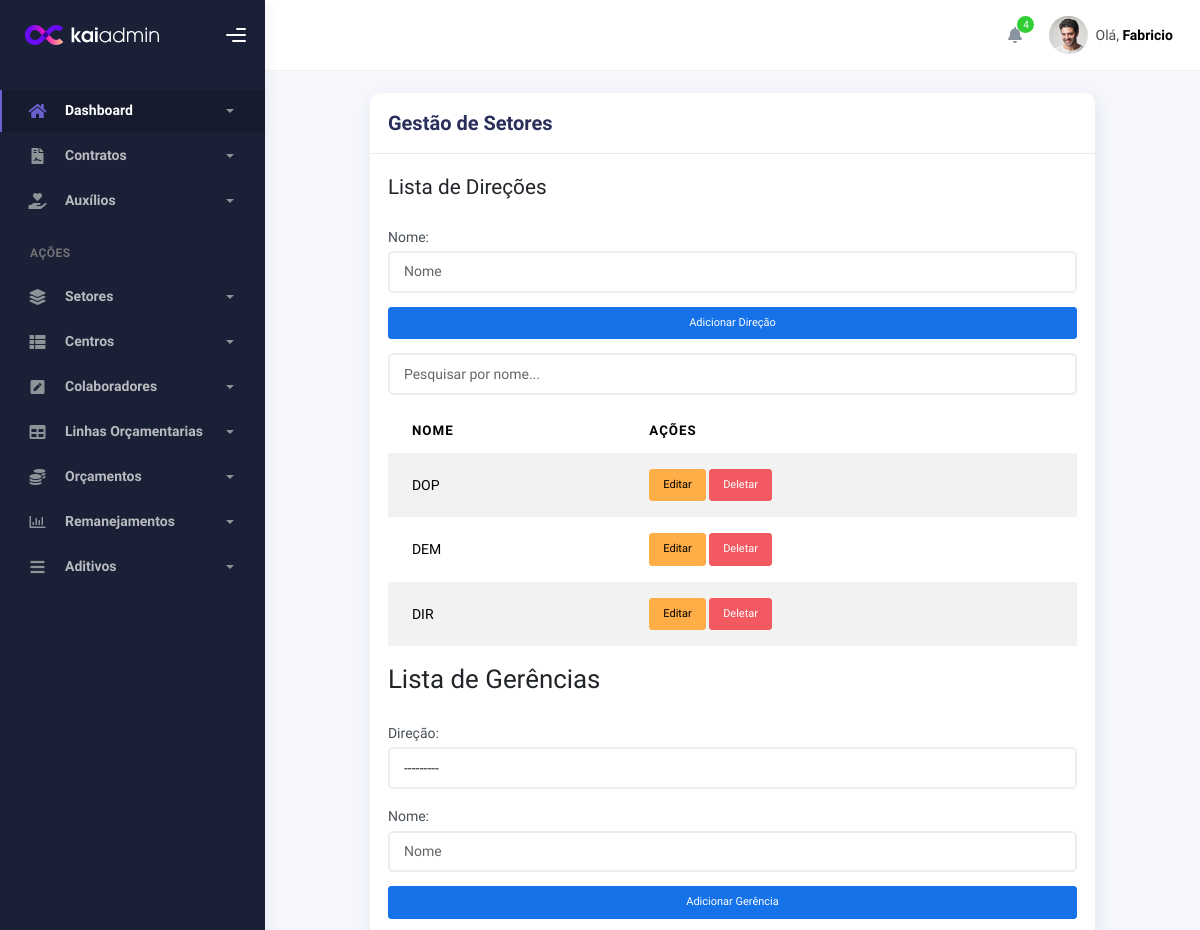
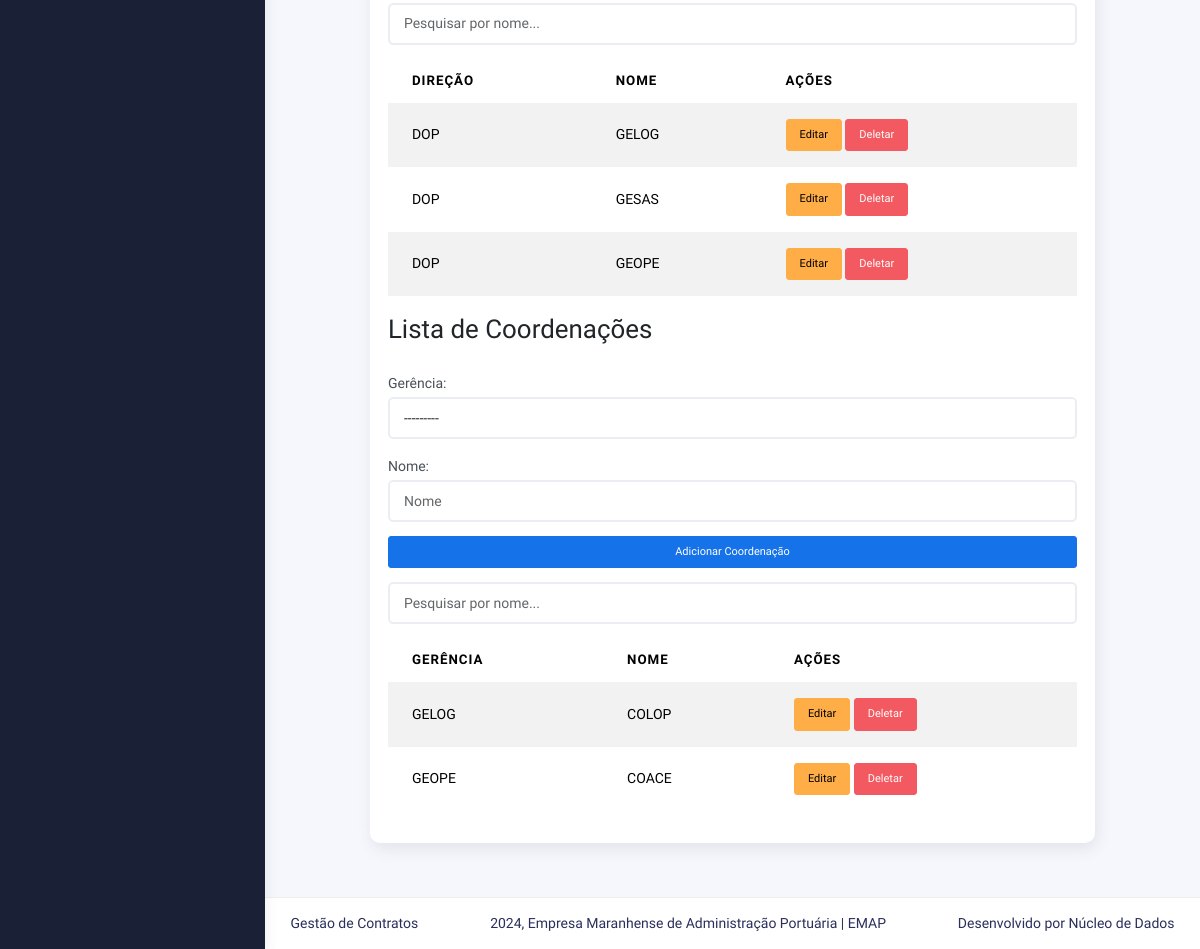
The app's page /contratos/setores/manage/ with its own data (2 pictures, top to bottom).
### contract/models.py (models this page shows, shortened)
class Direcao(models.Model):
    nome = models.CharField(max_length=100,unique=True)
    def __str__(self):
        return self.nome
    class Meta:
        verbose_name = 'Direção'
        verbose_name_plural = 'Direções'

class Gerencia(models.Model):
    nome = models.CharField(max_length=100,unique=True)
    direcao = models.ForeignKey(Direcao, on_delete=models.CASCADE, related_name='gerencias')
    def __str__(self):
        return self.nome
    class Meta:
        verbose_name = 'Gerência'
        verbose_name_plural = 'Gerências'
        unique_together = ('direcao','nome')

class Coordenacao(models.Model):
    nome = models.CharField(max_length=100,unique=True)
    gerencia = models.ForeignKey(Gerencia, on_delete=models.CASCADE, related_name='coordenacoes')
    class Meta:
        verbose_name = 'Coordenação'
        verbose_name_plural = 'Coordenações'
        unique_together = ('gerencia','nome')

### contract/views.py (the view, shortened to what this page needs)
# urls.py: path('setores/manage/', SetorManageView.as_view(), name='setor_manage'),
class SetorManageView(TemplateView):
    template_name = 'setores/setor_manage.html'
    def get_context_data(self, **kwargs):
        context = super().get_context_data(**kwargs)
        context['direcoes'] = Direcao.objects.all()
        context['gerencias'] = Gerencia.objects.select_related('direcao').all()
        context['coordenacoes'] = Coordenacao.objects.select_related('gerencia').all()
        context['direcao_form'] = DirecaoForm(prefix='direcao')
        context['gerencia_form'] = GerenciaForm(prefix='gerencia')
        context['coordenacao_form'] = CoordenacaoForm(prefix='coordenacao')
        return context

### contract/forms.py
class DirecaoForm(forms.ModelForm):
    class Meta:
        model = Direcao
        fields = ['nome']
        widgets = {
            'nome': forms.TextInput(attrs={'class': 'form-control', 'placeholder': 'Nome'}),
        }
        labels = {
            'nome': 'Nome',
        }

class GerenciaForm(forms.ModelForm):
    class Meta:
        model = Gerencia
        fields = ['direcao', 'nome']
        widgets = {
            'direcao': forms.Select(attrs={'class': 'form-control'}),
            'nome': forms.TextInput(attrs={'class': 'form-control', 'placeholder': 'Nome'}),
        }
        labels = {
            'direcao': 'Direção',
            'nome': 'Nome',
        }

### contract/templates/setores/setor_manage.html (shortened to what this page needs)
{% extends 'index.html' %}
{% block 'conteudo' %}
<div class="container">
    <div class="page-inner">
        <div class="row justify-content-center">
            <div class="col-md-10">
                <div class="card">
                    <div class="card-header">
                        <h4 class="card-title">Gestão de Setores</h4>
                    </div>
                    <div class="card-body">
                        <div class="table-container">
                            <h4 class="mb-4">Lista de Direções</h4>
                            <form method="post" class="w-100 mb-3">
                                {{ direcao_form.as_p }}
                                <button type="submit" name="direcao" class="btn btn-primary w-100 btn-sm">Adicionar Direção</button>
                            </form>
                            <input type="text" id="searchInputDirecao" class="form-control mb-3" placeholder="Pesquisar por nome...">
                            <table class="table table-striped">
                                <thead>
                                    <tr>
                                        <th>Nome</th>
                                        <th>Ações</th>
                                    </tr>
                                </thead>
                                <tbody id="direcaoTable">
                                    {% for direcao in direcoes %}
                                    <tr>
                                        <td>{{ direcao.nome }}</td>
                                        <td>
                                            <a href="{% url 'direcao_update' direcao.pk %}" class="btn btn-warning btn-sm">Editar</a>
                                            <a href="{% url 'direcao_delete' direcao.pk %}" class="btn btn-danger btn-sm">Deletar</a>
                                        </td>
                                    </tr>
                                    {% endfor %}
                                </tbody>
                            </table>
                        </div>
                        <div class="table-container">
                            <h2 class="mb-4">Lista de Gerências</h2>
                            <form method="post" class="w-100 mb-3">
                                {{ gerencia_form.as_p }}
                                <button type="submit" name="gerencia" class="btn btn-primary w-100 btn-sm">Adicionar Gerência</button>
                            </form>
                            <input type="text" id="searchInputGerencia" class="form-control mb-3" placeholder="Pesquisar por nome...">
                            <table class="table table-striped">
                                <thead>
                                    <tr>
                                        <th>Direção</th>
                                        <th>Nome</th>
                                        <th>Ações</th>
                                    </tr>
                                </thead>
                                <tbody id="gerenciaTable">
                                    {% for gerencia in gerencias %}
                                    <tr>
                                        <td>{{ gerencia.direcao.nome }}</td>
                                        <td>{{ gerencia.nome }}</td>
                                        <td>
                                            <a href="{% url 'gerencia_update' gerencia.pk %}" class="btn btn-warning btn-sm">Editar</a>
                                            <a href="{% url 'gerencia_delete' gerencia.pk %}" class="btn btn-danger btn-sm">Deletar</a>
                                        </td>
                                    </tr>
                                    {% endfor %}
                                </tbody>
                            </table>
                        </div>
                        <div class="table-container">
                            <h2 class="mb-4">Lista de Coordenações</h2>
                            <form method="post" class="w-100 mb-3">
                                {{ coordenacao_form.as_p }}
                                <button type="submit" name="coordenacao" class="btn btn-primary w-100 btn-sm">Adicionar Coordenação</button>
                            </form>
                            <input type="text" id="searchInputCoordenacao" class="form-control mb-3" placeholder="Pesquisar por nome...">
                            <table class="table table-striped">
                                <thead>
                                    <tr>
                                        <th>Gerência</th>
                                        <th>Nome</th>
                                        <th>Ações</th>
                                    </tr>
                                </thead>
                                <tbody id="coordenacaoTable">
                                    {% for coordenacao in coordenacoes %}
                                    <tr>
                                        <td>{{ coordenacao.gerencia.nome }}</td>
                                        <td>{{ coordenacao.nome }}</td>
                                        <td>
                                            <a href="{% url 'coordenacao_update' coordenacao.pk %}" class="btn btn-warning btn-sm">Editar</a>
                                            <a href="{% url 'coordenacao_delete' coordenacao.pk %}" class="btn btn-danger btn-sm">Deletar</a>
                                        </td>
                                    </tr>
                                    {% endfor %}
                                </tbody>
                            </table>
                        </div>
                    </div>
                </div>
            </div>
        </div>
    </div>
</div>
{% endblock %}

### records on screen
Direcao: nome "DOP"
Direcao: nome "DEM"
Direcao: nome "DIR"
Gerencia: direcao.nome "DOP", nome "GELOG"
Gerencia: direcao.nome "DOP", nome "GESAS"
Gerencia: direcao.nome "DOP", nome "GEOPE"
Coordenacao: gerencia.nome "GELOG", nome "COLOP"
Coordenacao: gerencia.nome "GEOPE", nome "COACE"
